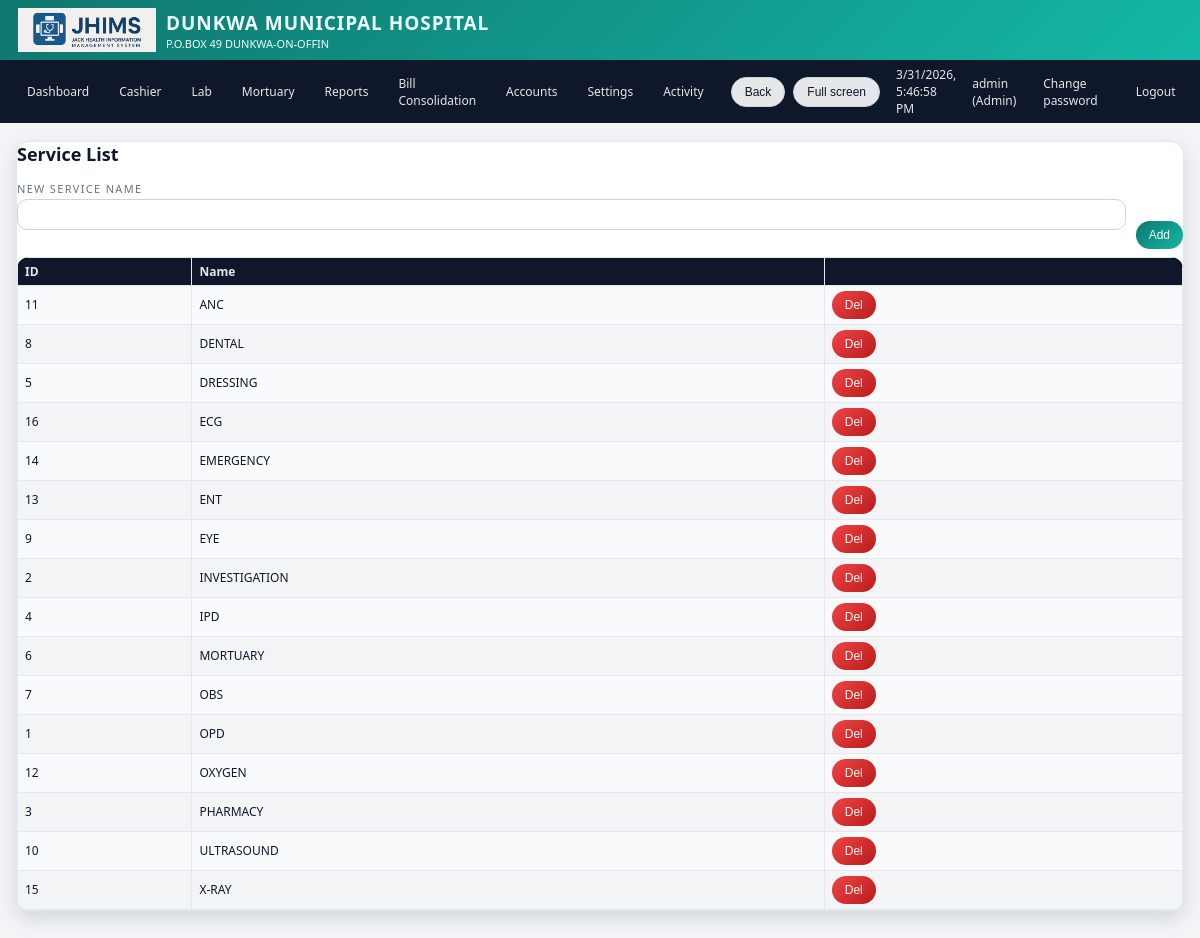
The page /settings/services (signed in) on the database its author committed.
### tables this page shows
CREATE TABLE services(id INTEGER PRIMARY KEY AUTOINCREMENT,name TEXT UNIQUE);

### app.py (the view, shortened to what this page needs)
@app.route("/settings/services", methods=["GET", "POST"])
@login_required(role="Admin")
def settings_services():
    conn = get_db()
    c = conn.cursor()
    c.execute("SELECT * FROM services ORDER BY name")
    rows = c.fetchall()
    conn.close()
    return render_template("settings_services.html", rows=rows)

### app.py (called while the page is built)
def get_db():
    conn = sqlite3.connect(DB_PATH)
    conn.row_factory = sqlite3.Row
    return conn

def login_required(role=None):
    def deco(f):
        @wraps(f)
        def wrapper(*args, **kwargs):
            if "user" not in session:
                return redirect(url_for("login"))
            if role and session.get("role") not in (role, "Admin"):
                flash("Access denied for your role.", "danger")
                return redirect(url_for("dashboard"))
            return f(*args, **kwargs)
        return wrapper
    return deco

@app.before_request
def startup():
    init_db()

@app.context_processor
def inject_globals():
    conn = get_db()
    c = conn.cursor()
    c.execute("SELECT name, insured_price, non_insured_price FROM lab_test_prices ORDER BY name")
    tests = c.fetchall()
    c.execute("SELECT name FROM services ORDER BY name")
    services = [r["name"] for r in c.fetchall()]
    conn.close()
    return dict(
        APP_NAME=APP_NAME,
        HOSPITAL_NAME=HOSPITAL_NAME,
        HOSPITAL_ADDRESS=HOSPITAL_ADDRESS,
        HOSPITAL_PHONE=HOSPITAL_PHONE,
        POWERED_BY=POWERED_BY,
        LAB_TESTS=tests,
        SERVICES=services,
        now=datetime.now,
    )

### templates/settings_services.html (shortened to what this page needs)
{% extends "base.html" %}
{% block content %}
<div class="card">
  <h2>Service List</h2>
  <form method="post" class="no-print" style="margin-bottom:8px;">
    <div class="row">
      <div class="col"><label>New Service Name</label><input type="text" name="name" required></div>
      <div><label>&nbsp;</label><br><button class="btn btn-primary" type="submit">Add</button></div>
    </div>
  </form>
  <table>
    <thead><tr><th>ID</th><th>Name</th><th></th></tr></thead>
    <tbody>
      {% for s in rows %}
      <tr>
        <td>{{ s.id }}</td><td>{{ s.name }}</td>
        <td>
          <form method="post" class="no-print" style="display:inline;">
            <button class="btn btn-danger" type="submit" onclick="return confirm('Delete service?')">Del</button>
          </form>
        </td>
      </tr>
      {% endfor %}
    </tbody>
  </table>
</div>
{% endblock %}

### templates/base.html (style rules this page uses)
:root { --accent:#0f766e; --accent-strong:#0d9488; --accent-soft:#a7f3d0; --danger:#b91c1c; --border-soft:#e2e8f0; --bg-light:#f3f4f6; --bg-card:#ffffff; --text-main:#0f172a; --text-muted:#6b7280; }
* { box-sizing:border-box; }
body { margin:0; font-family:system-ui,-apple-system,BlinkMacSystemFont,"Segoe UI",sans-serif; }
body.theme-light { background:var(--bg-light); color:var(--text-main); }
body.theme-light .card { background:var(--bg-card); border-radius:14px; border:1px solid var(--border-soft); box-shadow:0 8px 18px rgba(148,163,184,.35); }
body.theme-light table { background:#f9fafb; }
body.theme-light th { background:#0f172a; color:#e5e7eb; }
body.theme-light tr:nth-child(even) td { background:#f3f4f6; }
.card h2 { margin-top:0; font-size:18px; }
input[type=text], input[type=password], input[type=number], input[type=date], select, textarea { width:100%; padding:7px 9px; border-radius:10px; border:1px solid #cbd5e1; font-size:13px; background:#ffffff; color:#0f172a; outline:none; transition:.15s border-color,.15s box-shadow,.15s background; }
input::placeholder,textarea::placeholder { color:#9ca3af; }
label { display:block; font-size:11px; margin-bottom:3px; color:#6b7280; text-transform:uppercase; letter-spacing:.12em; }
.row { display:flex;gap:10px;flex-wrap:wrap; }
.col { flex:1;min-width:180px; }
.btn { display:inline-flex; align-items:center; justify-content:center; gap:5px; padding:7px 13px; border-radius:999px; border:none; font-size:12px; font-weight:500; cursor:pointer; white-space:nowrap; transition:.16s transform,.16s box-shadow,.16s background; }
.btn-primary { background:linear-gradient(135deg,#0f766e,#14b8a6); color:#ecfeff; }
.btn-danger { background:linear-gradient(135deg,#ef4444,#b91c1c); color:#fef2f2; }
table { width:100%; border-collapse:collapse; font-size:12px; border-radius:12px; overflow:hidden; }
th,td { border:1px solid #e5e7eb; padding:5px 7px; text-align:left; }

### rows shown on the page
services: id "11", name "ANC"
services: id "8", name "DENTAL"
services: id "5", name "DRESSING"
services: id "16", name "ECG"
services: id "14", name "EMERGENCY"
services: id "13", name "ENT"
services: id "9", name "EYE"
services: id "2", name "INVESTIGATION"
services: id "4", name "IPD"
services: id "6", name "MORTUARY"
services: id "7", name "OBS"
services: id "1", name "OPD"
services: id "12", name "OXYGEN"
services: id "3", name "PHARMACY"
services: id "10", name "ULTRASOUND"
services: id "15", name "X-RAY"

### other values the page prints
{{ HOSPITAL_NAME }} "DUNKWA MUNICIPAL HOSPITAL"
{{ HOSPITAL_ADDRESS }} "P.O.BOX 49 DUNKWA-ON-OFFIN"
{{ session.get('user') }} "admin"
{{ session.get('role') }} "Admin"
